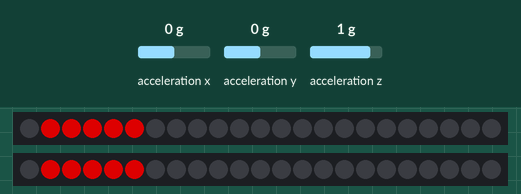
This sketch was run on a simulated Arduino Uno, built with avr-gcc and run on an emulated ATmega328P. Shown: 2 × 23 RGB LEDs in strip order, left to right. Inputs (shaded band) come from the test bench; at power-on: acceleration x 0 g, acceleration y 0 g, acceleration z 1 g. Dim RGB values are drawn brighter than linear; random numbers use the default seed unless the sketch sets one.

Above: at 0.09 s.
At 7.32 s:
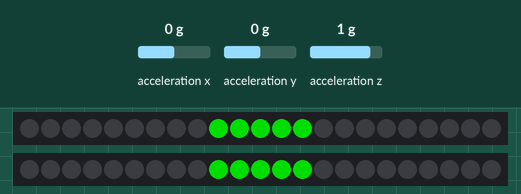
At 12.36 s:
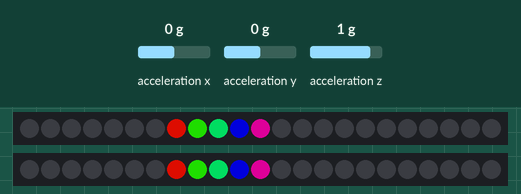
At 14.6 s:
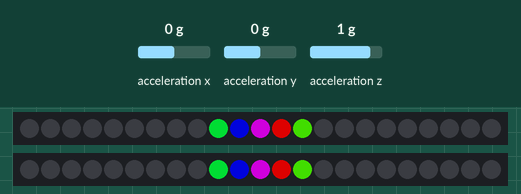
At 19.87 s:
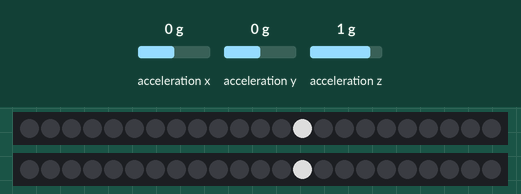
At 29.78 s:
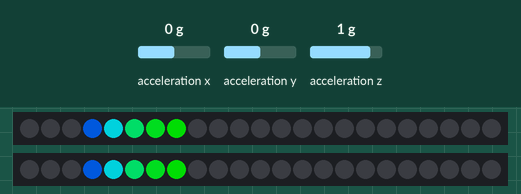

The sketch:

bike_lights_nRF52840.ino
```cpp
#include <Adafruit_NeoPixel.h>
#include "LSM6DS3.h"
#include "Wire.h"

#define PIN1        3      // Первая лента
#define PIN2        6      // Вторая лента
#define NUM_LEDS    23     // Количество LED на каждой ленте
#define MAX_LIT     5      // Максимум горящих диодов одновременно

Adafruit_NeoPixel strip1(NUM_LEDS, PIN1, NEO_GRB + NEO_KHZ800);
Adafruit_NeoPixel strip2(NUM_LEDS, PIN2, NEO_GRB + NEO_KHZ800);

LSM6DS3 myIMU(I2C_MODE, 0x6A);

// === Настройки движения ===
const float MOVEMENT_THRESHOLD = 0.02;
const unsigned long CHECK_INTERVAL = 100;
const unsigned long INACTIVITY_TIMEOUT = 30000;  // 30 сек

// === Переменные для детекции движения ===
float prevX = 0.0, prevY = 0.0, prevZ = 0.0;
unsigned long lastCheckTime = 0;
unsigned long lastMovement = 0;
int movementCount = 0;

// === Эффекты ===
unsigned long effectSwitchTime = 0;
int currentEffect = 0;              // 0–7 (всего 8 эффектов)
int previousEffect = -1;            // Для отслеживания смены эффекта
const int TOTAL_EFFECTS = 8;
unsigned long previousMillis = 0;

void setup() {
  strip1.begin();
  strip2.begin();
  strip1.setBrightness(150);
  strip2.setBrightness(150);
  strip1.clear();
  strip2.clear();
  strip1.show();
  strip2.show();

  myIMU.begin();

  prevX = myIMU.readFloatAccelX();
  prevY = myIMU.readFloatAccelY();
  prevZ = myIMU.readFloatAccelZ() - 1.0;

  lastCheckTime = millis();
  lastMovement = millis();
  effectSwitchTime = millis();
}

void loop() {
  unsigned long currentMillis = millis();

  // Детекция движения
  if (currentMillis - lastCheckTime >= CHECK_INTERVAL) {
    lastCheckTime = currentMillis;

    float x = myIMU.readFloatAccelX();
    float y = myIMU.readFloatAccelY();
    float z = myIMU.readFloatAccelZ() - 1.0;

    float diffX = x - prevX;
    float diffY = y - prevY;
    float diffZ = z - prevZ;

    float change = sqrt(diffX * diffX + diffY * diffY + diffZ * diffZ);

    if (change > MOVEMENT_THRESHOLD) {
      movementCount++;
      if (movementCount >= 30) {
        lastMovement = currentMillis;
        movementCount = 0;
      }
    } else {
      movementCount = 0;
    }

    prevX = x;
    prevY = y;
    prevZ = z;
  }

  // Смена эффекта каждые 4 секунды
  if (currentMillis - effectSwitchTime >= 4000) {
    currentEffect = (currentEffect + 1) % TOTAL_EFFECTS;
    effectSwitchTime = currentMillis;

    // Если эффект сменился — очищаем ленты и сбрасываем состояние
    if (currentEffect != previousEffect) {
      clearBoth();
      showBoth();
      previousMillis = 0;        // Сброс таймера
      previousEffect = currentEffect;
    }
  }

  // Запуск эффектов
  if (currentMillis - lastMovement < INACTIVITY_TIMEOUT) {
    switch (currentEffect) {
      case 0: runningFire(strip1.Color(255, 0, 0), 40);   break; // Красный
      case 1: runningFire(strip1.Color(0, 255, 0), 40);   break; // Зелёный
      case 2: runningFire(strip1.Color(0, 0, 255), 40);   break; // Синий
      case 3: runningRainbowFire(40);                     break;
      case 4: randomSparkles(80);                         break;
      case 5: bounceBlock(strip1.Color(100, 255, 100), 40); break;
      case 6: twinkle(70);                                break;
      case 7: rainbowComet(50);                           break;
    }
  } else {
    clearBoth();
    showBoth();
  }

  delay(10);
}

// ====================== ЭФФЕКТЫ ======================

void runningFire(uint32_t color, int speedDelay) {
  if (millis() - previousMillis >= speedDelay) {
    previousMillis = millis();
    static int pos = 0;

    clearBoth();
    for (int i = 0; i < MAX_LIT; i++) {
      int p = (pos + i) % NUM_LEDS;
      strip1.setPixelColor(p, color);
      strip2.setPixelColor(p, color);
    }
    showBoth();
    pos = (pos + 1) % NUM_LEDS;
  }
}

void runningRainbowFire(int speedDelay) {
  if (millis() - previousMillis >= speedDelay) {
    previousMillis = millis();
    static int pos = 0;
    static uint16_t hue = 0;

    clearBoth();
    for (int i = 0; i < MAX_LIT; i++) {
      uint16_t pixelHue = hue + (i * 65536L / MAX_LIT);
      uint32_t color = strip1.gamma32(strip1.ColorHSV(pixelHue));
      int p = (pos + i) % NUM_LEDS;
      strip1.setPixelColor(p, color);
      strip2.setPixelColor(p, color);
    }
    showBoth();
    pos = (pos + 1) % NUM_LEDS;
    hue += 512;
  }
}

void randomSparkles(int speedDelay) {
  if (millis() - previousMillis >= speedDelay) {
    previousMillis = millis();

    clearBoth();
    int count = random(1, 5);
    for (int i = 0; i < count; i++) {
      int p = random(NUM_LEDS);
      strip1.setPixelColor(p, strip1.Color(255, 255, 255));
      strip2.setPixelColor(p, strip2.Color(255, 255, 255));
    }
    showBoth();
  }
}

void bounceBlock(uint32_t color, int speedDelay) {
  if (millis() - previousMillis >= speedDelay) {
    previousMillis = millis();
    static int pos = 0;
    static int dir = 1;

    clearBoth();
    for (int i = 0; i < MAX_LIT; i++) {
      int p = (pos + i) % NUM_LEDS;
      strip1.setPixelColor(p, color);
      strip2.setPixelColor(p, color);
    }
    showBoth();

    pos += dir;
    if (pos <= 0 || pos >= NUM_LEDS - MAX_LIT) dir = -dir;
  }
}

void twinkle(int speedDelay) {
  if (millis() - previousMillis >= speedDelay) {
    previousMillis = millis();

    clearBoth();
    int count = random(1, 5);
    for (int i = 0; i < count; i++) {
      int p = random(NUM_LEDS);
      strip1.setPixelColor(p, strip1.Color(255, 255, 200));
      strip2.setPixelColor(p, strip2.Color(255, 255, 200));
    }
    showBoth();
  }
}

void rainbowComet(int speedDelay) {
  if (millis() - previousMillis >= speedDelay) {
    previousMillis = millis();
    static int pos = 0;
    static uint16_t hue = 0;

    clearBoth();
    for (int i = 0; i < MAX_LIT; i++) {
      uint16_t h = hue + i * 3000;
      uint32_t c = strip1.gamma32(strip1.ColorHSV(h));
      int p = (pos - i + NUM_LEDS) % NUM_LEDS;
      strip1.setPixelColor(p, c);
      strip2.setPixelColor(p, c);
    }
    showBoth();
    pos = (pos + 1) % NUM_LEDS;
    hue += 800;
  }
}

// Вспомогательные функции
void clearBoth() {
  strip1.clear();
  strip2.clear();
}

void showBoth() {
  strip1.show();
  strip2.show();
}
```
